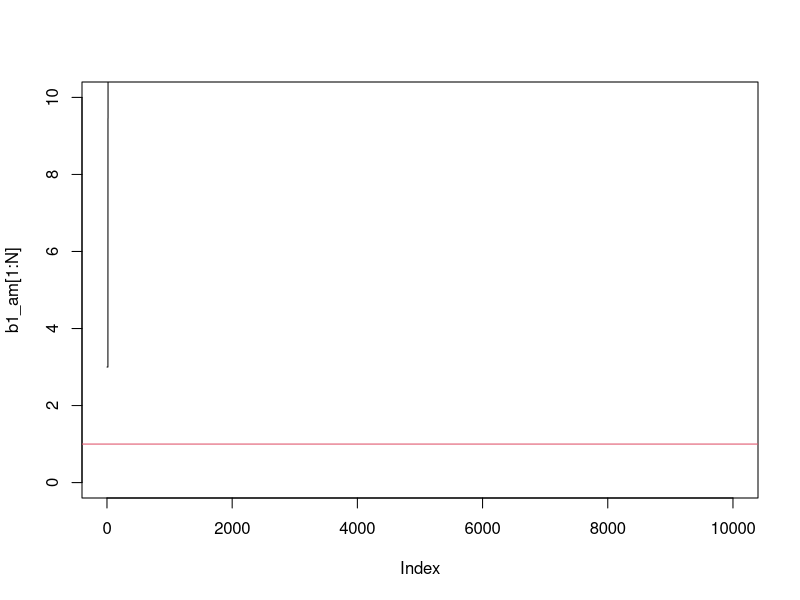
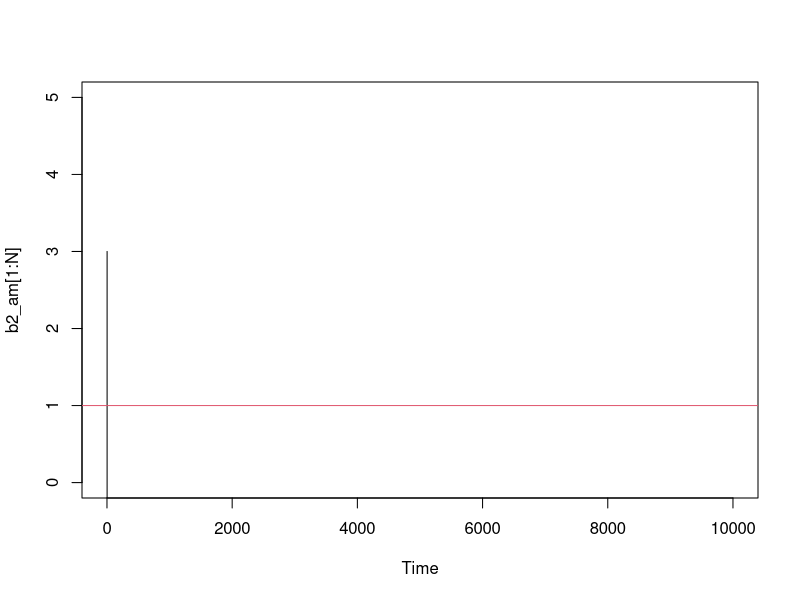
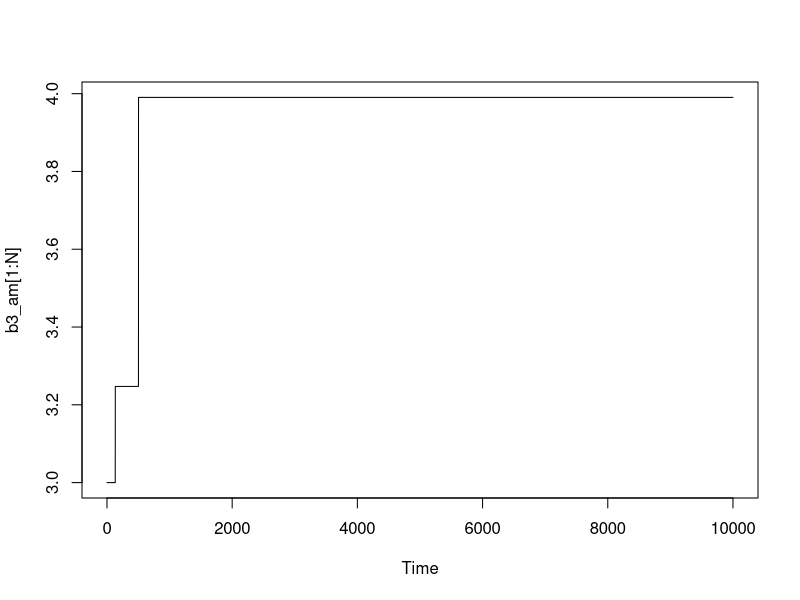

R code for these plots, in order:
## ---- chunk 1
#dados
n <- 13

x <- 1:13
y <- c(12, 14, 33, 50, 67, 74, 123, 141, 165, 204, 253, 246, 240)
## ---- chunk 2
#número de iterações
N <- 10000

#variância da distribuição a priori proposta
k <- 200

#contadores 
cont_b1 <- 0
cont_b2 <- 0
cont_b3 <- 0

#núcleos das condicionais completas (vamos usar o logaritomos por problemas numéricos)
# cc_b1 <- function(b1,b2,b3){prod(b1 + b2*x + b3*x^2)*exp(-b1*(13 + (b1/(2*k))))}
# 
# cc_b2 <- function(b1,b2,b3){prod(b1 + b2*x + b3*x^2)*exp(- b2*(91 + (b2/(2*k))))}
# 
# cc_b3 <- function(b1,b2,b3){prod(b1 + b2*x + b3*x^2)*exp(- b3*(819 + (b3/(2*k))))}


cc_b1 <- function(b1,b2,b3){sum(y*(b1 + b2*x + b3*x^2)) - sum(exp(b1 + b2*x + b3*x^2)) - b1/(2*k)}

cc_b2 <- function(b1, b2, b3){sum(y*(b1 + b2*x + b3*x^2)) - sum(exp(b1 + b2*x + b3*x^2)) - b2/(2*k)}

cc_b3 <- function(b1,b2,b3){sum(y*(b1 + b2*x + b3*x^2)) - sum(exp(b1 + b2*x + b3*x^2)) - b3/(2*k)}

## ---- chunk 3
#valores iniciais
b1_am <- b2_am <- b3_am <- rep(NA, N)
b1_am[1] <- b2_am[1] <- b3_am[1] <- 3

for(i in 2:N){
    
     #metropolis para b1
     b1 <- rnorm(1,b1_am[i-1],k) #Usando a normal como distribuição proposta, passei aleatorio 
     alpha <- min(0, cc_b1(b1, b2_am[i-1], b3_am[i-1]) - cc_b1(b1_am[i-1], b2_am[i-1], b3_am[i-1]))
     if(log(runif(1)) < alpha){b1_am[i] <- b1;cont_b1 <- cont_b1+1}else{b1_am[i] <- b1_am[i-1]}  
     
     #metropolis para b2
     b2 <- rnorm(1,b2_am[i-1],k) 
     alpha2 <- min(0, cc_b2(b1_am[i], b2, b3_am[i-1]) - cc_b2(b1_am[i], b2_am[i-1], b3_am[i-1]))
     if(log(runif(1)) < alpha2){b2_am[i] <- b2;cont_b2 <- cont_b2+1}else{b2_am[i] <- b2_am[i-1]}  
      
     #metropolis para b3
     b3 <- rnorm(1, b3_am[i-1], k) 
     alpha3 <- min(0, cc_b3(b1_am[i], b2_am[i], b3) - cc_b3(b1_am[i], b2_am[i], b3_am[i-1]))
     if(log(runif(1)) < alpha3){b3_am[i] <- b3;cont_b3 <- cont_b3+1}else{b3_am[i] <- b3_am[i-1]}  
  }
## ---- chunk 4
b1 <- 1
b2 <- 1
b3 <- 1
plot(b1_am[1:N], type = "l", ylim=c(0,10))
abline(a = b1, b = 0, col = 2)

cont_b1/N
## ---- chunk 5
ts.plot(b2_am[1:N], ylim=c(0,5))
abline(a = b2, b = 0, col = 2)

cont_b2/N
## ---- chunk 6
ts.plot(b3_am[1:N])
abline(a = b3, b = 0, col = 2)

cont_b3/N
